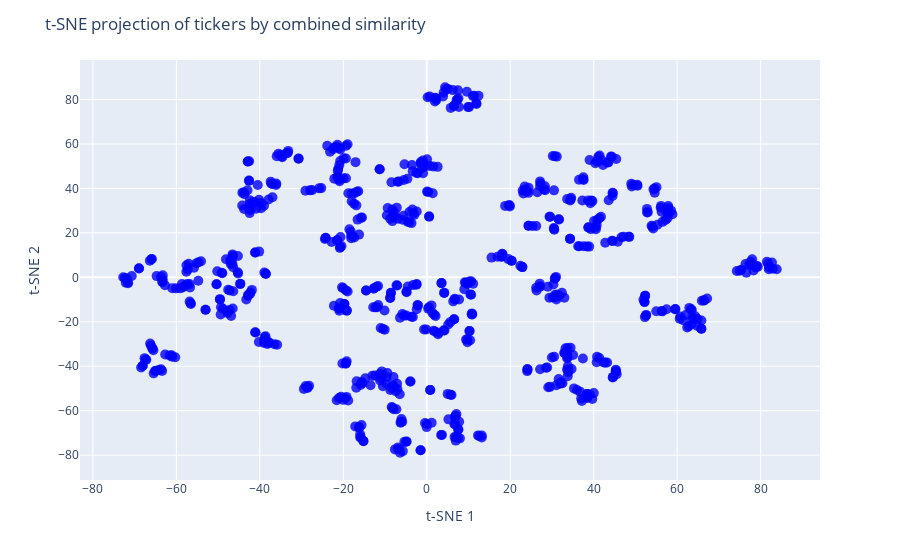

Notebook code for this chart:
### Code cell
# Step 1: Convert similarity to distance for t-SNE (t-SNE works better on distances)
# Distance = 1 - similarity (clip to [0, 2] to be safe)
dist_matrix = 1 - similarity_df.values
dist_matrix = np.clip(dist_matrix, 0, 2)

# Step 2: t-SNE embedding (precomputed distance metric)
tsne = TSNE(
    n_components=2,
    perplexity=5,  # smaller perplexity since fewer points (tickers)
    metric='precomputed',
    init='random',  
    random_state=42
)
ticker_2d = tsne.fit_transform(dist_matrix)

# Step 3: Create DataFrame for plotly
plot_df = pd.DataFrame({
    'x': ticker_2d[:, 0],
    'y': ticker_2d[:, 1],
    'Ticker': similarity_df.index  # ticker symbols as labels
})

# Step 4: Plot interactive scatter with hover labels
fig = px.scatter(
    plot_df,
    x='x', y='y',
    hover_name='Ticker',
    color_discrete_sequence=['blue'],  # all points same color
    opacity=0.8
)

fig.update_traces(marker=dict(size=10), showlegend=False)
fig.update_layout(
    title="t-SNE projection of tickers by combined similarity",
    xaxis_title="t-SNE 1",
    yaxis_title="t-SNE 2"
)

fig.show()

### Figure 1 — Plotly figure (JSON) as saved in the notebook; plotly's stock layout.template omitted (floating-point values rounded to 4 significant figures; data arrays with more than 128 entries replaced by an {"elided": "..."} marker saying what was removed)
{"data": [{"hovertemplate": "<b>%{hovertext}</b><br><br>x=%{x}<br>y=%{y}<extra></extra>", "hovertext": {"elided": "748 str values"}, "legendgroup": "", "marker": {"color": "blue", "opacity": 0.8, "size": 10, "symbol": "circle"}, "mode": "markers", "name": "", "orientation": "v", "showlegend": false, "type": "scatter", "x": {"elided": "748 float values"}, "xaxis": "x", "y": {"elided": "748 float values"}, "yaxis": "y"}], "layout": {"legend": {"tracegroupgap": 0}, "margin": {"t": 60}, "title": {"text": "t-SNE projection of tickers by combined similarity"}, "xaxis": {"anchor": "y", "domain": [0, 1], "title": {"text": "t-SNE 1"}}, "yaxis": {"anchor": "x", "domain": [0, 1], "title": {"text": "t-SNE 2"}}}}
